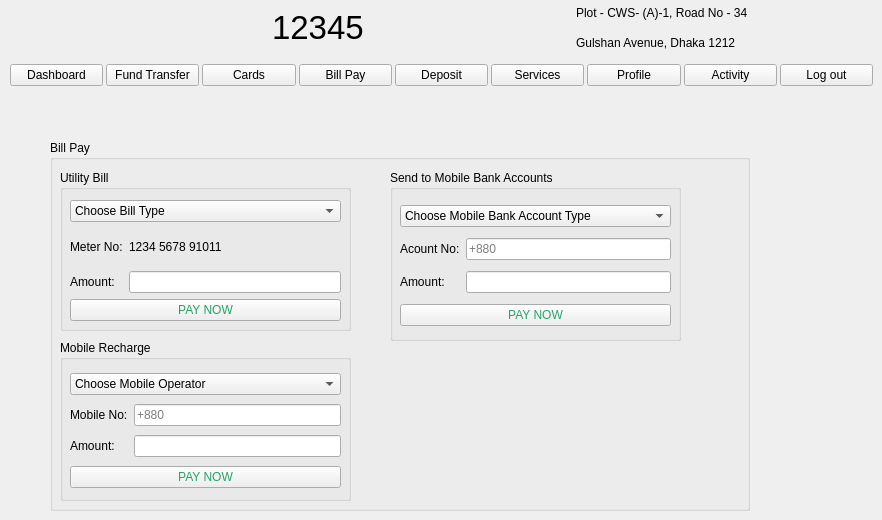
    <widget class="QWidget" name="bill_pay_page">
     <widget class="QGroupBox" name="groupBox_2">
      <property name="geometry">
       <rect>
        <x>50</x>
        <y>140</y>
        <width>700</width>
        <height>371</height>
       </rect>
      </property>
      <property name="title">
       <string>Bill Pay</string>
      </property>
      <widget class="QGroupBox" name="groupBox_3">
       <property name="geometry">
        <rect>
         <x>10</x>
         <y>30</y>
         <width>291</width>
         <height>161</height>
        </rect>
       </property>
       <property name="title">
        <string>Utility Bill</string>
       </property>
       <widget class="QWidget" name="layoutWidget">
        <property name="geometry">
         <rect>
          <x>10</x>
          <y>30</y>
          <width>271</width>
          <height>121</height>
         </rect>
        </property>
        <layout class="QGridLayout" name="gridLayout_7">
         <item row="0" column="0" colspan="2">
          <widget class="QComboBox" name="comboBox_6">
           <item>
            <property name="text">
             <string>Choose Bill Type</string>
            </property>
           </item>
           <item>
            <property name="text">
             <string>Gas</string>
            </property>
           </item>
           <item>
            <property name="text">
             <string>Current</string>
            </property>
           </item>
           <item>
            <property name="text">
             <string>Water</string>
            </property>
           </item>
          </widget>
         </item>
         <item row="1" column="0">
          <widget class="QLabel" name="label_15">
           <property name="text">
            <string>Meter No:</string>
           </property>
          </widget>
         </item>
         <item row="1" column="1">
          <widget class="QLabel" name="label_16">
           <property name="text">
            <string>1234 5678 91011</string>
           </property>
          </widget>
         </item>
         <item row="2" column="0">
          <widget class="QLabel" name="label_17">
           <property name="text">
            <string>Amount:</string>
           </property>
          </widget>
         </item>
         <item row="2" column="1">
          <widget class="QLineEdit" name="lineEdit_10"/>
         </item>
         <item row="3" column="0" colspan="2">
          <widget class="QPushButton" name="pushButton">
           <property name="styleSheet">
            <string notr="true">color: rgb(38, 162, 105);</string>
           </property>
           <property name="text">
            <string>PAY NOW</string>
           </property>
          </widget>
         </item>
        </layout>
       </widget>
      </widget>
      <widget class="QGroupBox" name="groupBox_4">
       <property name="geometry">
        <rect>
         <x>10</x>
         <y>200</y>
         <width>291</width>
         <height>161</height>
        </rect>
       </property>
       <property name="title">
        <string>Mobile Recharge</string>
       </property>
       <widget class="QWidget" name="layoutWidget_4">
        <property name="geometry">
         <rect>
          <x>10</x>
          <y>30</y>
          <width>271</width>
          <height>121</height>
         </rect>
        </property>
        <layout class="QGridLayout" name="gridLayout_8">
         <item row="0" column="0" colspan="2">
          <widget class="QComboBox" name="comboBox_7">
           <item>
            <property name="text">
             <string>Choose Mobile Operator</string>
            </property>
           </item>
           <item>
            <property name="text">
             <string>Robi</string>
            </property>
           </item>
           <item>
            <property name="text">
             <string>Airtel</string>
            </property>
           </item>
           <item>
            <property name="text">
             <string>Teletalk</string>
            </property>
           </item>
           <item>
            <property name="text">
             <string>GrameenPhone</string>
            </property>
           </item>
           <item>
            <property name="text">
             <string>Banglalink</string>
            </property>
           </item>
          </widget>
         </item>
         <item row="1" column="0">
          <widget class="QLabel" name="label_18">
           <property name="text">
            <string>Mobile No:</string>
           </property>
          </widget>
         </item>
         <item row="2" column="0">
          <widget class="QLabel" name="label_20">
           <property name="text">
            <string>Amount:</string>
           </property>
          </widget>
         </item>
         <item row="2" column="1">
          <widget class="QLineEdit" name="lineEdit_11"/>
         </item>
         <item row="3" column="0" colspan="2">
          <widget class="QPushButton" name="pushButton_2">
           <property name="styleSheet">
            <string notr="true">color: rgb(38, 162, 105);</string>
           </property>
           <property name="text">
            <string>PAY NOW</string>
           </property>
          </widget>
         </item>
         <item row="1" column="1">
          <widget class="QLineEdit" name="lineEdit_13">
           <property name="placeholderText">
            <string>+880</string>
           </property>
          </widget>
         </item>
        </layout>
       </widget>
      </widget>
      <widget class="QGroupBox" name="groupBox_5">
       <property name="geometry">
        <rect>
         <x>340</x>
         <y>30</y>
         <width>291</width>
         <height>171</height>
        </rect>
       </property>
       <property name="title">
        <string>Send to Mobile Bank Accounts</string>
       </property>
       <widget class="QWidget" name="layoutWidget_7">
        <property name="geometry">
         <rect>
          <x>10</x>
          <y>30</y>
          <width>271</width>
          <height>131</height>
         </rect>
        </property>
        <layout class="QGridLayout" name="gridLayout_10">
         <item row="7" column="0" colspan="2">
          <widget class="QPushButton" name="pushButton_3">
           <property name="styleSheet">
            <string notr="true">color: rgb(38, 162, 105);</string>
           </property>
           <property name="text">
            <string>PAY NOW</string>
           </property>
          </widget>
         </item>
         <item row="4" column="0">
          <widget class="QLabel" name="label_21">
           <property name="text">
            <string>Acount No:</string>
           </property>
          </widget>
         </item>
         <item row="0" column="0" colspan="2">
          <widget class="QComboBox" name="comboBox_8">
           <item>
            <property name="text">
             <string>Choose Mobile Bank Account Type</string>
            </property>
           </item>
           <item>
            <property name="text">
             <string>Bkash</string>
            </property>
           </item>
           <item>
            <property name="text">
             <string>Nagad</string>
            </property>
           </item>
           <item>
            <property name="text">
             <string>Rocket</string>
            </property>
           </item>
          </widget>
         </item>
         <item row="6" column="0">
          <widget class="QLabel" name="label_23">
           <property name="text">
            <string>Amount:</string>
           </property>
          </widget>
         </item>
         <item row="6" column="1">
          <widget class="QLineEdit" name="lineEdit_12"/>
         </item>
         <item row="4" column="1">
          <widget class="QLineEdit" name="lineEdit_14">
           <property name="placeholderText">
            <string>+880</string>
           </property>
          </widget>
         </item>
        </layout>
       </widget>
      </widget>
     </widget>
     <widget class="QWidget" name="layoutWidget_11">
      <property name="geometry">
       <rect>
        <x>40</x>
        <y>0</y>
        <width>711</width>
        <height>55</height>
       </rect>
      </property>
      <layout class="QGridLayout" name="gridLayout_21">
       <item row="1" column="0">
        <widget class="QLabel" name="login_bank_logo_9">
         <property name="text">
          <string/>
         </property>
         <property name="pixmap">
          <pixmap resource="resources.qrc">:/image/images/logo.jpeg</pixmap>
         </property>
        </widget>
       </item>
       <item row="1" column="4">
        <layout class="QVBoxLayout" name="verticalLayout_6">
         <item>
          <widget class="QLabel" name="login_address_label1_9">
           <property name="text">
            <string>Plot - CWS- (A)-1, Road No - 34 </string>
           </property>
          </widget>
         </item>
         <item>
          <widget class="QLabel" name="login_address_label2_9">
           <property name="text">
            <string>Gulshan Avenue, Dhaka 1212</string>
           </property>
          </widget>
         </item>
        </layout>
       </item>
       <item row="1" column="2">
        <layout class="QHBoxLayout" name="horizontalLayout_21">
         <item>
          <widget class="QLabel" name="login_support_logo_9">
           <property name="text">
            <string/>
           </property>
           <property name="pixmap">
            <pixmap resource="resources.qrc">:/image/images/support_icon.jpeg</pixmap>
           </property>
           <property name="scaledContents">
            <bool>true</bool>
           </property>
          </widget>
         </item>
         <item>
          <widget class="QLabel" name="label_32">
           <property name="font">
            <font>
             <pointsize>25</pointsize>
            </font>
           </property>
           <property name="text">
            <string>12345</string>
           </property>
          </widget>
         </item>
        </layout>
       </item>
       <item row="1" column="1">
        <spacer name="horizontalSpacer_14">
         <property name="orientation">
          <enum>Qt::Horizontal</enum>
         </property>
         <property name="sizeHint" stdset="0">
          <size>
           <width>40</width>
           <height>20</height>
          </size>
         </property>
        </spacer>
       </item>
       <item row="1" column="3">
        <spacer name="horizontalSpacer_15">
         <property name="orientation">
          <enum>Qt::Horizontal</enum>
         </property>
         <property name="sizeHint" stdset="0">
          <size>
           <width>40</width>
           <height>20</height>
          </size>
         </property>
        </spacer>
       </item>
      </layout>
     </widget>
     <widget class="QWidget" name="layoutWidget_19">
      <property name="geometry">
       <rect>
        <x>10</x>
        <y>60</y>
        <width>863</width>
        <height>30</height>
       </rect>
      </property>
      <layout class="QHBoxLayout" name="horizontalLayout_31">
       <property name="spacing">
        <number>3</number>
       </property>
       <property name="sizeConstraint">
        <enum>QLayout::SetMinimumSize</enum>
       </property>
       <item>
        <widget class="QPushButton" name="dashboard_button_7">
         <property name="sizePolicy">
          <sizepolicy hsizetype="Minimum" vsizetype="Fixed">
           <horstretch>0</horstretch>
           <verstretch>0</verstretch>
          </sizepolicy>
         </property>
         <property name="text">
          <string>Dashboard</string>
         </property>
        </widget>
       </item>
       <item>
        <widget class="QPushButton" name="fund_tranfer_button_7">
         <property name="sizePolicy">
          <sizepolicy hsizetype="Minimum" vsizetype="Fixed">
           <horstretch>0</horstretch>
           <verstretch>0</verstretch>
          </sizepolicy>
         </property>
         <property name="text">
          <string>Fund Transfer</string>
         </property>
        </widget>
       </item>
       <item>
        <widget class="QPushButton" name="cards_button_7">
         <property name="sizePolicy">
          <sizepolicy hsizetype="Minimum" vsizetype="Fixed">
           <horstretch>0</horstretch>
           <verstretch>0</verstretch>
          </sizepolicy>
         </property>
         <property name="text">
          <string>Cards</string>
         </property>
        </widget>
       </item>
       <item>
        <widget class="QPushButton" name="bill_pay_button_7">
         <property name="sizePolicy">
          <sizepolicy hsizetype="Minimum" vsizetype="Fixed">
           <horstretch>0</horstretch>
           <verstretch>0</verstretch>
          </sizepolicy>
         </property>
         <property name="text">
          <string>Bill Pay</string>
         </property>
        </widget>
       </item>
       <item>
        <widget class="QPushButton" name="beneficiary_button_7">
         <property name="sizePolicy">
          <sizepolicy hsizetype="Minimum" vsizetype="Fixed">
           <horstretch>0</horstretch>
           <verstretch>0</verstretch>
          </sizepolicy>
         </property>
         <property name="text">
          <string>Deposit</string>
         </property>
        </widget>
       </item>
       <item>
        <widget class="QPushButton" name="services_button_7">
         <property name="sizePolicy">
          <sizepolicy hsizetype="Minimum" vsizetype="Fixed">
           <horstretch>0</horstretch>
           <verstretch>0</verstretch>
          </sizepolicy>
         </property>
         <property name="text">
          <string>Services</string>
         </property>
        </widget>
       </item>
       <item>
        <widget class="QPushButton" name="profile_button_7">
         <property name="sizePolicy">
          <sizepolicy hsizetype="Minimum" vsizetype="Fixed">
           <horstretch>0</horstretch>
           <verstretch>0</verstretch>
          </sizepolicy>
         </property>
         <property name="text">
          <string>Profile</string>
         </property>
        </widget>
       </item>
       <item>
        <widget class="QPushButton" name="activity_button_7">
         <property name="sizePolicy">
          <sizepolicy hsizetype="Minimum" vsizetype="Fixed">
           <horstretch>0</horstretch>
           <verstretch>0</verstretch>
          </sizepolicy>
         </property>
         <property name="text">
          <string>Activity</string>
         </property>
        </widget>
       </item>
       <item>
        <widget class="QPushButton" name="home_schedular_button_7">
         <property name="sizePolicy">
          <sizepolicy hsizetype="Minimum" vsizetype="Fixed">
           <horstretch>0</horstretch>
           <verstretch>0</verstretch>
          </sizepolicy>
         </property>
         <property name="text">
          <string>Log out</string>
         </property>
        </widget>
       </item>
      </layout>
     </widget>
    </widget>
